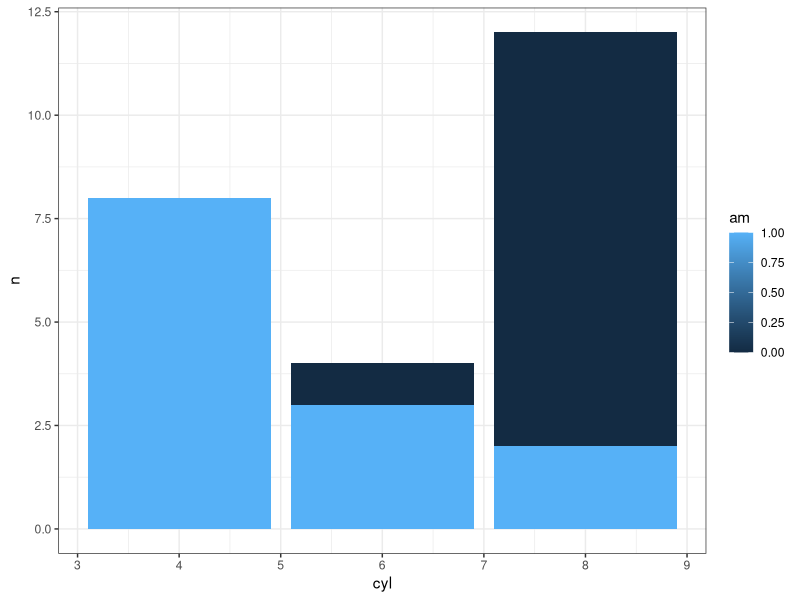
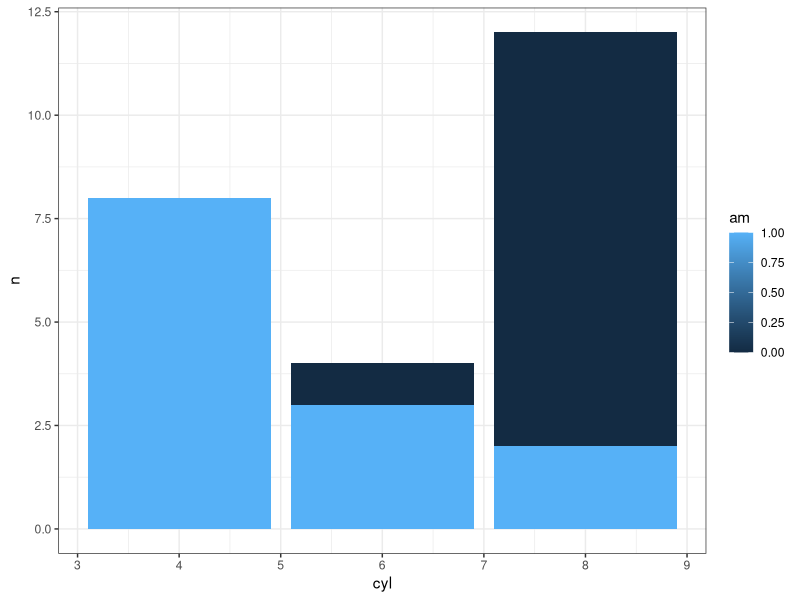
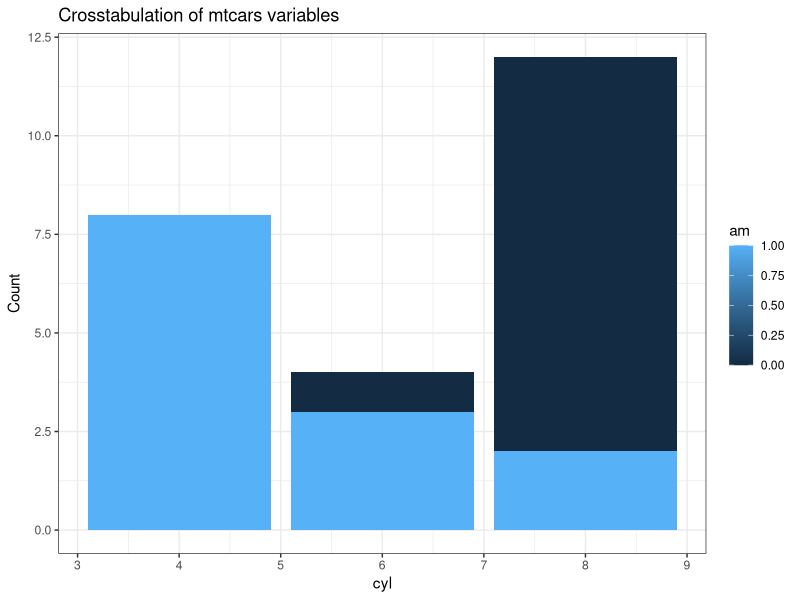
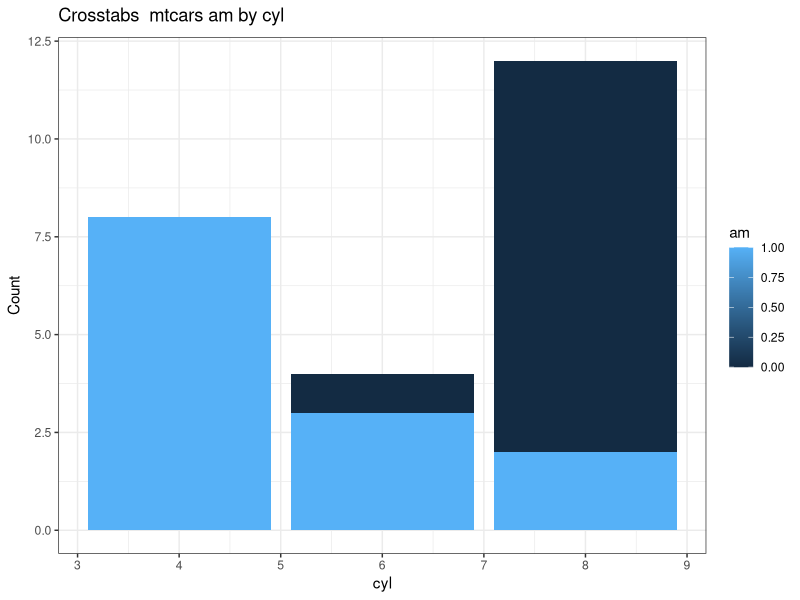
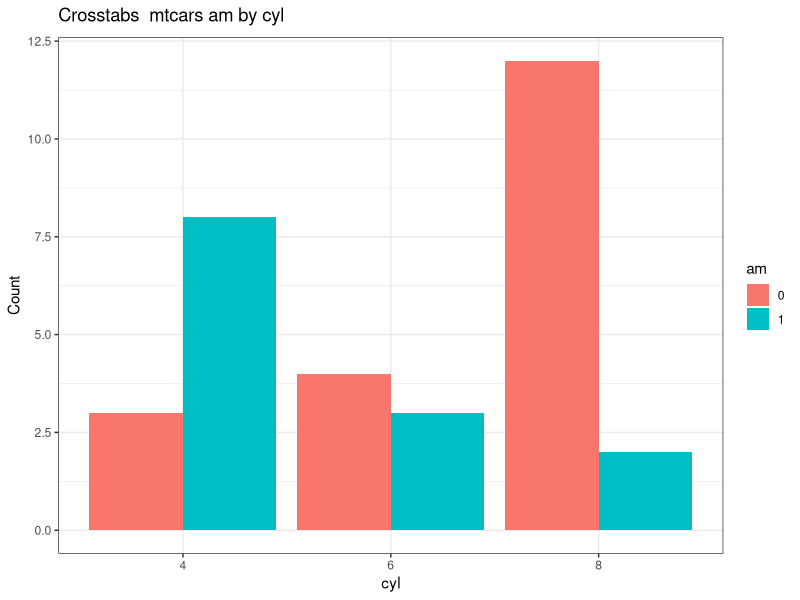
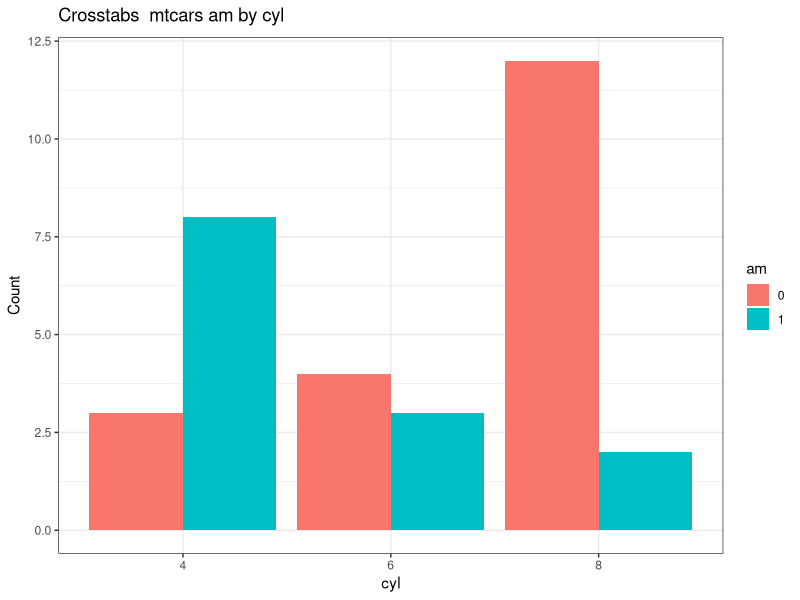
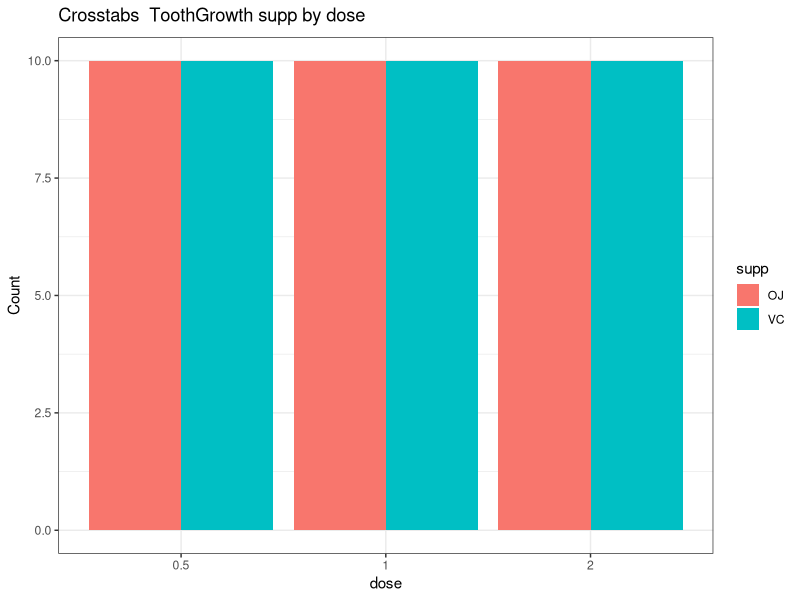

The R script that drew these images, in order:
## ---- chunk 1
knitr::opts_chunk$set(echo = TRUE, warning = FALSE)
library(dplyr)
library(ggplot2)
theme_set(theme_bw()) # set theme to my personal preference
## ---- chunk 2
### with dplyr and ggplot manually
mtcars %>%
  filter(!is.na(am), !is.na(cyl))  %>%
  group_by(am,cyl) %>%
  count() %>%
  ggplot(aes(fill=am, y=n, x=cyl)) +
    geom_bar(position="dodge", stat="identity")
## ---- chunk 3
PlotMe <- function(dataframe,x,y){
   aaa <- enquo(x)
   bbb <- enquo(y)
   dataframe %>%
      filter(!is.na(!! aaa), !is.na(!! bbb))  %>%
      group_by(!! aaa,!! bbb) %>%
      count() %>%
      ggplot(aes_(fill=aaa, y=~n, x=bbb)) +
         geom_bar(position="dodge", stat="identity") ->p
   plot(p)
}
PlotMe(mtcars,am,cyl)
## ---- chunk 4
# Build two vectors
xwhich <- c(2,10:11) # let's put cyl, gear, and carb in here
ywhich <- c(8:9) # let's put vs and am in here
indvars<-list() # create empty list to add to
depvars<-list() # create empty list to add to
totalcombos <- 1 # keep track of where we are
# loop through the vectors and build our lists
for (j in seq_along(xwhich)) {
  for (k in seq_along(ywhich)) {
    depvars[[totalcombos]] <- as.name(colnames(mtcars[xwhich[[j]]]))
    indvars[[totalcombos]] <- as.name(colnames(mtcars[ywhich[[k]]]))
    cat("iteration #", totalcombos, 
        " xwhich=", xwhich[[j]], " depvars = ", as.name(colnames(mtcars[xwhich[[j]]])),
        " ywhich=", ywhich[[k]], " indvars = ", as.name(colnames(mtcars[ywhich[[k]]])),
        "\n", sep = "")
    totalcombos <- totalcombos +1
  }
}
## ---- chunk 5
PlotMe <- function(dataframe,x,y){
   aaa <- enquo(x)
   bbb <- enquo(y)
   dataframe %>%
      filter(!is.na(!! aaa), !is.na(!! bbb))  %>%
      group_by(!! aaa,!! bbb) %>%
      count() %>%
      ggplot(aes_(fill=aaa, y=~n, x=bbb)) +
         geom_bar(position="dodge", stat="identity") +
         ggtitle("Crosstabulation of mtcars variables") +
         ylab("Count") ->p
   plot(p)
}
PlotMe(mtcars,am,cyl)
## ---- chunk 6
PlotMe <- function(dataframe,x,y){
   aaa <- enquo(x)
   bbb <- enquo(y)
   dfname <- enquo(dataframe)
   dataframe %>%
      filter(!is.na(!! aaa), !is.na(!! bbb))  %>%
      group_by(!! aaa,!! bbb) %>%
      count() %>%
      ggplot(aes_(fill=aaa, y=~n, x=bbb)) +
         geom_bar(position="dodge", stat="identity") +
         ggtitle(bquote("Crosstabs"~.(dfname)*.(aaa)~"by"*.(bbb))) +
         ylab("Count") ->p
   plot(p)
}
PlotMe(mtcars,am,cyl)
## ---- chunk 7
mtcars %>%
  filter(!is.na(am), !is.na(cyl))  %>%
  mutate(am = factor(am), cyl = factor(cyl)) %>%
  group_by(am,cyl) %>%
  count()
## ---- chunk 8
PlotMe <- function(dataframe,x,y){
  aaa <- enquo(x)
  bbb <- enquo(y)
  dfname <- enquo(dataframe)
  dataframe %>%
    filter(!is.na(!! aaa), !is.na(!! bbb))  %>%
    mutate(!!quo_name(aaa) := factor(!!aaa), !!quo_name(bbb) := factor(!!bbb)) %>%
    group_by(!! aaa,!! bbb) %>%
    count() %>%
    ggplot(aes_(fill=aaa, y=~n, x=bbb)) +
      geom_bar(position="dodge", stat="identity") +
      ggtitle(bquote("Crosstabs"~.(dfname)*.(aaa)~"by"*.(bbb))) +
      ylab("Count") ->p
  plot(p)
}
PlotMe(mtcars,am,cyl)
## ---- chunk 9
PlotMe <- function(dataframe,x,y){
# error checking
  if (!require(ggplot2)) {
    stop("Can't continue can't load ggplot2")
  }
  theme_set(theme_bw())
  if (!require(dplyr)) {
    stop("Can't continue can't load dplyr")
  }
  dfname <- enquo(dataframe)
  if (length(match.call()) <= 3) {
    stop("Not enough arguments passed... requires a dataframe, plus two variables")
  }
  if (!exists(deparse(substitute(dataframe)))) {
     stop("The first item in your list does not exist")
  }
  if (!is(dataframe, "data.frame")) {
    stop("The first name you passed does not appear to be a data frame")
  }
  if (!deparse(substitute(x)) %in% names(dataframe)) {
    stop(paste0("'", deparse(substitute(x)), "' is not the name of a variable in '",deparse(substitute(dataframe)),"'"))
  }
  if (!deparse(substitute(y)) %in% names(dataframe)) {
    stop(paste0("'", deparse(substitute(y)), "' is not the name of a variable in '",deparse(substitute(dataframe)),"'"), call. = FALSE)
  }
  missing <- apply(is.na(dataframe[,c(deparse(substitute(x)),deparse(substitute(y)))]), 1, any)
  if (any(missing)) {
    warning(paste(sum(missing)), " row(s) not plotted because of missing data")
  }
  aaa <- enquo(x)
  bbb <- enquo(y)
  dataframe %>%
    filter(!is.na(!! aaa), !is.na(!! bbb))  %>%
    mutate(!!quo_name(aaa) := factor(!!aaa), !!quo_name(bbb) := factor(!!bbb)) %>%
    group_by(!! aaa,!! bbb) %>%
    count() %>%
    ggplot(aes_(fill=aaa, y=~n, x=bbb)) +
      geom_bar(position="dodge", stat="identity") +
      ggtitle(bquote("Crosstabs"~.(dfname)*.(aaa)~"by"*.(bbb))) +
      ylab("Count") ->p
  plot(p)
}
PlotMe(mtcars,am,cyl)
PlotMe(ToothGrowth,supp,dose)
